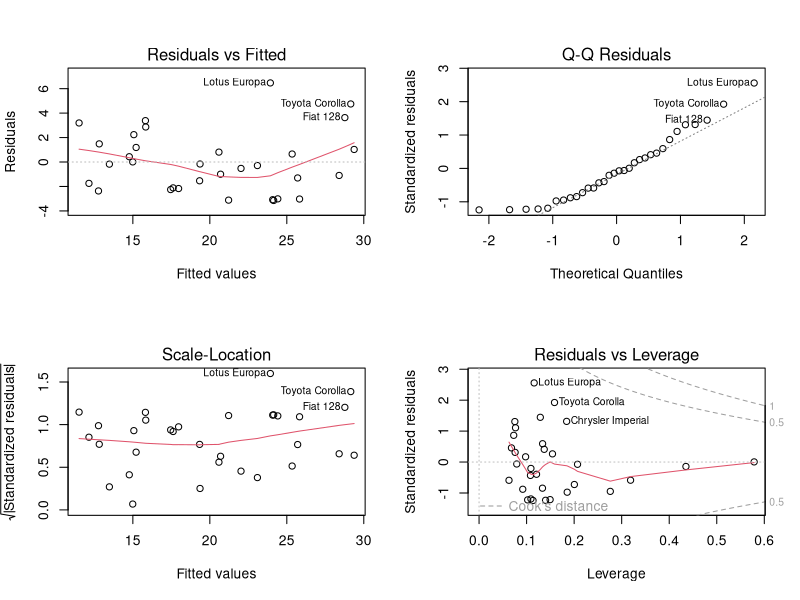
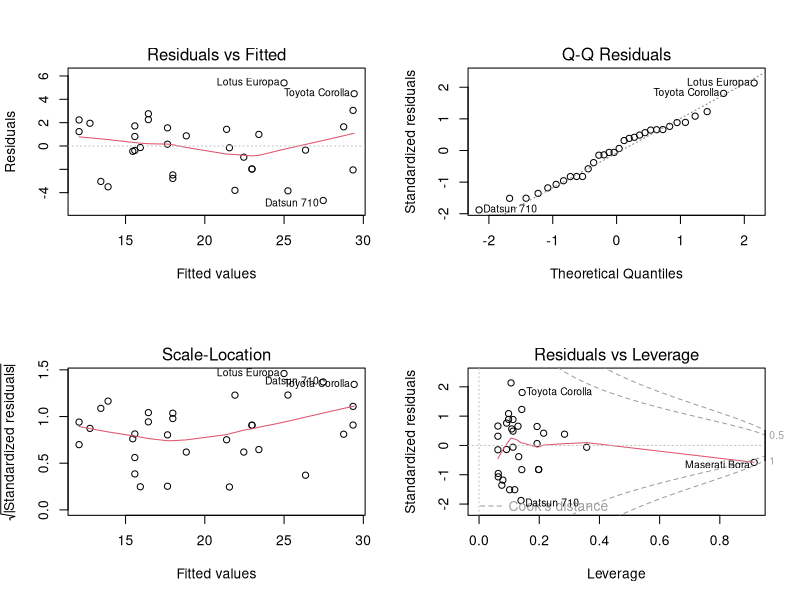
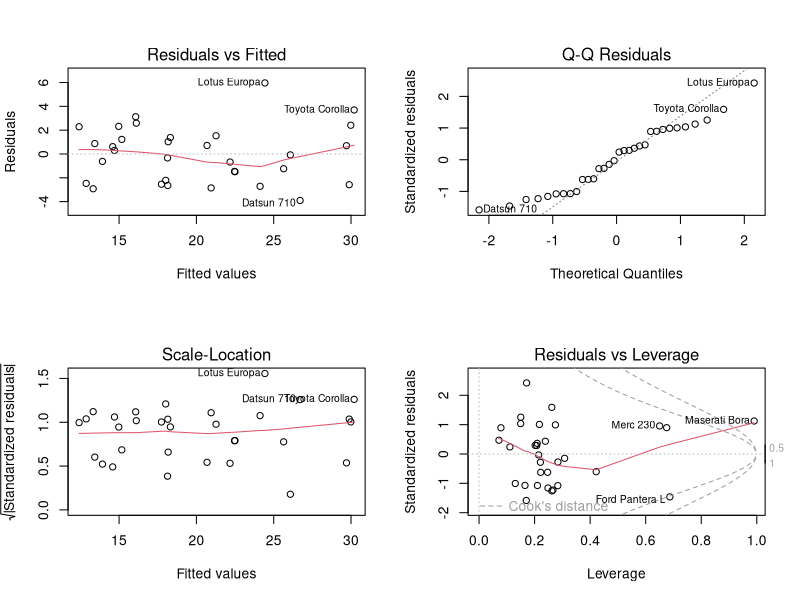
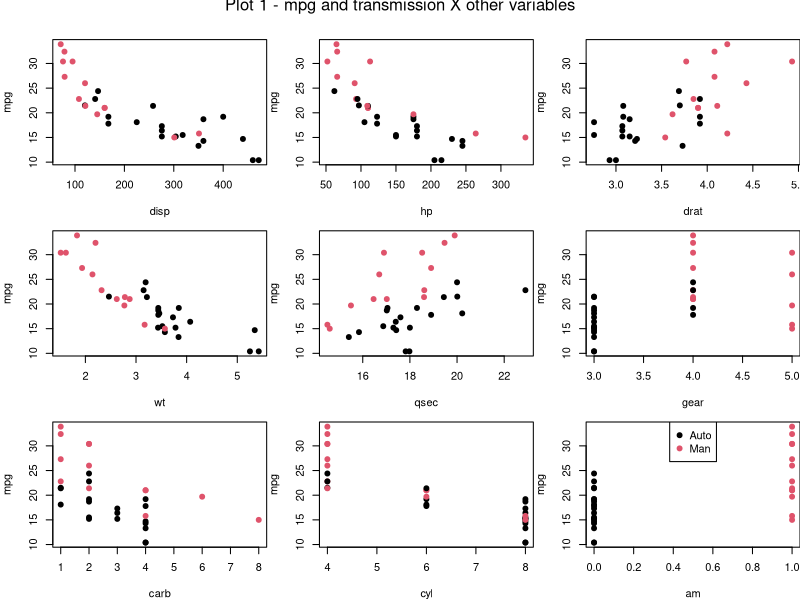

The R script that drew these images, in order:
## ---- chunk 1
library(ggplot2)
library(car)
data(mtcars)
## ---- chunk 2
mpg_aut <- mtcars[mtcars$am==0, "mpg"]
mpg_man <- mtcars[mtcars$am==1, "mpg"]

t.test(mpg_man, mpg_aut, paired=F)
## ---- chunk 3
vars <- c("cyl", "disp", "hp", "drat", "wt", "qsec", "gear", "carb" )
print("Confounding")
for (v in vars) {
    a<-anova(lm(as.formula(paste("mpg ", v, sep="~")), data=mtcars),
             lm(as.formula(paste("mpg ~ factor(am) ", v, sep="+")), data=mtcars))
    if (a$Pr[2] < 0.05) {
        print(v); print(a$Pr[2])
    }
}
print ("Interaction")
for (v in vars) {
    a<-anova(lm(as.formula(paste("mpg ", v, sep="~")), data=mtcars),
             lm(as.formula(paste("mpg ~ factor(am) ", v, sep=":")), data=mtcars))
    if (a$Pr[2] < 0.05) {
        print(v); print(a$Pr[2])
    }
}
## ---- chunk 4
fit_hp <- lm(mpg ~ factor(am) + hp -1, data=mtcars)
fit_qsec <- lm(mpg ~ factor(am) + qsec -1, data=mtcars)
fit_carb <- lm(mpg ~ factor(am) + factor(carb) -1, data=mtcars)

fit_hp_qsec <- update(fit_hp, mpg ~ factor(am) + hp * qsec -1)
anova(fit_hp, fit_hp_qsec) 
par(mfrow = c(2, 2)); plot(fit_hp_qsec)

fit_hp_carb <- update(fit_hp, mpg ~ factor(am) + hp * carb -1)
anova(fit_hp, fit_hp_carb)
par(mfrow = c(2, 2)); plot(fit_hp_carb) # the best
summary(fit_hp_carb)$coefficients

fit_hp_qsec_carb <- update(fit_hp_carb, mpg ~ factor(am) + hp * qsec * carb -1)
anova(fit_hp_carb, fit_hp_qsec_carb) # no sig influence
par(mfrow = c(2, 2)); plot(fit_hp_qsec_carb)
## ---- chunk 5
par(mfrow=c(3,3),mar=c(4,4,1,0), oma=c(0,0,2,0))

with(mtcars, plot(disp, mpg, pch=19, col=am+1))
with(mtcars, plot(hp, mpg, pch=19, col=am+1)) # good
with(mtcars, plot(drat, mpg, pch=19, col=am+1))
with(mtcars, plot(wt, mpg, pch=19, col=am+1))
with(mtcars, plot(qsec, mpg, pch=19, col=am+1)) # good
with(mtcars, plot(gear, mpg, pch=19, col=am+1))
with(mtcars, plot(carb, mpg, pch=19, col=am+1))
with(mtcars, plot(cyl, mpg, pch=19, col=am+1))
with(mtcars, plot(am, mpg, pch=19, col=am+1))

legend("top", pch = 19, col = c(0,1)+1, legend = c("Auto", "Man"))
mtext("Plot 1 - mpg and transmission X other variables",side=3, line=1, outer=TRUE)
